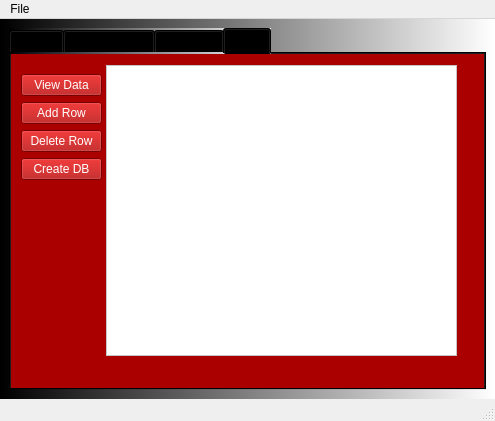
<?xml version="1.0" encoding="UTF-8"?>
<ui version="4.0">
 <class>MainWindow</class>
 <widget class="QMainWindow" name="MainWindow">
  <property name="geometry">
   <rect>
    <x>0</x>
    <y>0</y>
    <width>495</width>
    <height>421</height>
   </rect>
  </property>
  <property name="windowTitle">
   <string>MainWindow</string>
  </property>
  <widget class="QWidget" name="centralwidget">
   <property name="styleSheet">
    <string notr="true">background-color: qlineargradient(spread:pad, x1:0, y1:0, x2:1, y2:0, stop:0 rgba(0, 0, 0, 255), stop:1 rgba(255, 255, 255, 255));</string>
   </property>
   <layout class="QVBoxLayout" name="verticalLayout">
    <item>
     <widget class="QTabWidget" name="tabWidget">
      <property name="styleSheet">
       <string notr="true">background-color: qlineargradient(spread:pad, x1:0, y1:0, x2:1, y2:0, stop:0 rgba(0, 0, 0, 255), stop:1 rgba(255, 255, 255, 255));</string>
      </property>
      <property name="currentIndex">
       <number>3</number>
      </property>
      <widget class="QWidget" name="tab">
       <property name="styleSheet">
        <string notr="true">QWidget{
background-color: rgb(0, 0, 255);
}

QPushButton{
background-color: rgb(255, 255, 255);
}

QPushButton#pushButton_set_label{
background-color: rgb(255, 0, 255);
}
</string>
       </property>
       <attribute name="title">
        <string>Label</string>
       </attribute>
       <widget class="QWidget" name="verticalLayoutWidget">
        <property name="geometry">
         <rect>
          <x>0</x>
          <y>0</y>
          <width>341</width>
          <height>201</height>
         </rect>
        </property>
        <layout class="QVBoxLayout" name="verticalLayout_2">
         <item>
          <widget class="QLabel" name="label">
           <property name="font">
            <font>
             <pointsize>18</pointsize>
            </font>
           </property>
           <property name="text">
            <string>TextLabel</string>
           </property>
           <property name="alignment">
            <set>Qt::AlignCenter</set>
           </property>
          </widget>
         </item>
         <item>
          <layout class="QHBoxLayout" name="horizontalLayout">
           <item>
            <widget class="QPushButton" name="pushButton_clear">
             <property name="text">
              <string>Clear label</string>
             </property>
            </widget>
           </item>
           <item>
            <widget class="QPushButton" name="pushButton_set_label">
             <property name="text">
              <string>Set label</string>
             </property>
            </widget>
           </item>
          </layout>
         </item>
        </layout>
       </widget>
      </widget>
      <widget class="QWidget" name="tab_2">
       <property name="autoFillBackground">
        <bool>false</bool>
       </property>
       <attribute name="title">
        <string>Conversions</string>
       </attribute>
       <widget class="QPushButton" name="pushButton_convert">
        <property name="geometry">
         <rect>
          <x>260</x>
          <y>180</y>
          <width>75</width>
          <height>23</height>
         </rect>
        </property>
        <property name="styleSheet">
         <string notr="true">background-color: rgb(0, 170, 255);</string>
        </property>
        <property name="text">
         <string>Convert</string>
        </property>
       </widget>
       <widget class="QGroupBox" name="groupBox">
        <property name="geometry">
         <rect>
          <x>10</x>
          <y>69</y>
          <width>321</width>
          <height>101</height>
         </rect>
        </property>
        <property name="styleSheet">
         <string notr="true">background-color: rgb(255, 255, 255);</string>
        </property>
        <property name="title">
         <string>UI and PY conversions</string>
        </property>
        <widget class="QWidget" name="horizontalLayoutWidget">
         <property name="geometry">
          <rect>
           <x>0</x>
           <y>50</y>
           <width>321</width>
           <height>51</height>
          </rect>
         </property>
         <layout class="QHBoxLayout" name="horizontalLayout_2">
          <item>
           <widget class="QLabel" name="label_convert">
            <property name="text">
             <string>&lt;click radio button&gt;</string>
            </property>
           </widget>
          </item>
          <item>
           <widget class="QLineEdit" name="lineEdit"/>
          </item>
          <item>
           <widget class="QToolButton" name="toolButton">
            <property name="text">
             <string>...</string>
            </property>
           </widget>
          </item>
         </layout>
        </widget>
        <widget class="QRadioButton" name="radioButton_ui">
         <property name="geometry">
          <rect>
           <x>10</x>
           <y>20</y>
           <width>82</width>
           <height>17</height>
          </rect>
         </property>
         <property name="text">
          <string>UI to PY</string>
         </property>
        </widget>
        <widget class="QRadioButton" name="radioButton_exe">
         <property name="geometry">
          <rect>
           <x>120</x>
           <y>20</y>
           <width>82</width>
           <height>17</height>
          </rect>
         </property>
         <property name="text">
          <string>PY to EXE</string>
         </property>
        </widget>
       </widget>
      </widget>
      <widget class="QWidget" name="tab_3_network">
       <property name="styleSheet">
        <string notr="true"/>
       </property>
       <attribute name="title">
        <string>Network</string>
       </attribute>
       <widget class="QGroupBox" name="groupBox_2_client1">
        <property name="geometry">
         <rect>
          <x>10</x>
          <y>10</y>
          <width>121</width>
          <height>191</height>
         </rect>
        </property>
        <property name="styleSheet">
         <string notr="true">background-color: rgb(255, 255, 255);</string>
        </property>
        <property name="title">
         <string>TCP Client</string>
        </property>
        <widget class="QWidget" name="verticalLayoutWidget_2">
         <property name="geometry">
          <rect>
           <x>10</x>
           <y>19</y>
           <width>101</width>
           <height>161</height>
          </rect>
         </property>
         <layout class="QVBoxLayout" name="verticalLayout_4">
          <item>
           <widget class="QTextEdit" name="textEdit_client1"/>
          </item>
          <item>
           <widget class="QLineEdit" name="lineEdit_client1"/>
          </item>
          <item>
           <widget class="QPushButton" name="pushButton_client1_send">
            <property name="styleSheet">
             <string notr="true">background-color: rgb(255, 0, 0);
color: rgb(255, 255, 255);
</string>
            </property>
            <property name="text">
             <string>Connect to Server</string>
            </property>
           </widget>
          </item>
         </layout>
        </widget>
       </widget>
       <widget class="QGroupBox" name="groupBox_3_client2">
        <property name="geometry">
         <rect>
          <x>140</x>
          <y>10</y>
          <width>121</width>
          <height>191</height>
         </rect>
        </property>
        <property name="styleSheet">
         <string notr="true">background-color: rgb(255, 255, 255);</string>
        </property>
        <property name="title">
         <string>TCP Client</string>
        </property>
        <widget class="QWidget" name="verticalLayoutWidget_3">
         <property name="geometry">
          <rect>
           <x>10</x>
           <y>19</y>
           <width>101</width>
           <height>161</height>
          </rect>
         </property>
         <layout class="QVBoxLayout" name="verticalLayout_5">
          <item>
           <widget class="QTextEdit" name="textEdit_client2"/>
          </item>
          <item>
           <widget class="QLineEdit" name="lineEdit_client2"/>
          </item>
          <item>
           <widget class="QPushButton" name="pushButton_client2_send">
            <property name="styleSheet">
             <string notr="true">background-color: rgb(0, 0, 255);
color: rgb(255, 255, 255);</string>
            </property>
            <property name="text">
             <string>Connect to Server</string>
            </property>
           </widget>
          </item>
         </layout>
        </widget>
       </widget>
       <widget class="QGroupBox" name="groupBox_4_server">
        <property name="geometry">
         <rect>
          <x>270</x>
          <y>100</y>
          <width>61</width>
          <height>101</height>
         </rect>
        </property>
        <property name="styleSheet">
         <string notr="true">background-color: qlineargradient(spread:pad, x1:0, y1:0, x2:1, y2:0, stop:0 rgba(255, 178, 102, 255), stop:0.55 rgba(235, 148, 61, 255), stop:0.98 rgba(0, 0, 0, 255), stop:1 rgba(0, 0, 0, 0));</string>
        </property>
        <property name="title">
         <string>Server</string>
        </property>
        <widget class="QLabel" name="label_2">
         <property name="geometry">
          <rect>
           <x>10</x>
           <y>20</y>
           <width>47</width>
           <height>13</height>
          </rect>
         </property>
         <property name="text">
          <string>Port:</string>
         </property>
        </widget>
        <widget class="QLineEdit" name="lineEdit_4_port_number">
         <property name="geometry">
          <rect>
           <x>10</x>
           <y>40</y>
           <width>41</width>
           <height>20</height>
          </rect>
         </property>
         <property name="styleSheet">
          <string notr="true">background-color: rgb(255, 255, 255);</string>
         </property>
         <property name="text">
          <string>12345</string>
         </property>
        </widget>
        <widget class="QPushButton" name="pushButton_3_start">
         <property name="geometry">
          <rect>
           <x>10</x>
           <y>70</y>
           <width>41</width>
           <height>23</height>
          </rect>
         </property>
         <property name="styleSheet">
          <string notr="true">background-color: rgb(0, 0, 0);
color: rgb(255, 255, 255);
</string>
         </property>
         <property name="text">
          <string>Start</string>
         </property>
        </widget>
       </widget>
      </widget>
      <widget class="QWidget" name="tab_4_SQL">
       <property name="styleSheet">
        <string notr="true">background-color: rgb(170, 0, 0);
color: rgb(255, 255, 255);</string>
       </property>
       <attribute name="title">
        <string>SQL</string>
       </attribute>
       <widget class="QTableView" name="tableView">
        <property name="geometry">
         <rect>
          <x>95</x>
          <y>11</y>
          <width>351</width>
          <height>291</height>
         </rect>
        </property>
        <property name="styleSheet">
         <string notr="true">background-color: rgb(255, 255, 255);</string>
        </property>
       </widget>
       <widget class="QWidget" name="verticalLayoutWidget_4">
        <property name="geometry">
         <rect>
          <x>10</x>
          <y>20</y>
          <width>81</width>
          <height>171</height>
         </rect>
        </property>
        <layout class="QVBoxLayout" name="verticalLayout_3">
         <item>
          <widget class="QPushButton" name="button_SQL_view_data">
           <property name="text">
            <string>View Data</string>
           </property>
          </widget>
         </item>
         <item>
          <widget class="QPushButton" name="button_SQL_add">
           <property name="text">
            <string>Add Row</string>
           </property>
          </widget>
         </item>
         <item>
          <widget class="QPushButton" name="button_SQL_delete">
           <property name="text">
            <string>Delete Row</string>
           </property>
          </widget>
         </item>
         <item>
          <widget class="QPushButton" name="button_SQL_create_db">
           <property name="text">
            <string>Create DB</string>
           </property>
          </widget>
         </item>
         <item>
          <spacer name="verticalSpacer">
           <property name="orientation">
            <enum>Qt::Vertical</enum>
           </property>
           <property name="sizeHint" stdset="0">
            <size>
             <width>20</width>
             <height>40</height>
            </size>
           </property>
          </spacer>
         </item>
        </layout>
       </widget>
      </widget>
     </widget>
    </item>
   </layout>
  </widget>
  <widget class="QMenuBar" name="menubar">
   <property name="geometry">
    <rect>
     <x>0</x>
     <y>0</y>
     <width>495</width>
     <height>21</height>
    </rect>
   </property>
   <widget class="QMenu" name="menuFile">
    <property name="title">
     <string>File</string>
    </property>
    <addaction name="actionNew"/>
    <addaction name="separator"/>
    <addaction name="actionExit"/>
   </widget>
   <addaction name="menuFile"/>
  </widget>
  <widget class="QStatusBar" name="statusbar">
   <property name="statusTip">
    <string>Statusbar</string>
   </property>
  </widget>
  <action name="actionNew">
   <property name="icon">
    <iconset>
     <normaloff>../icons/new_icon.png</normaloff>../icons/new_icon.png</iconset>
   </property>
   <property name="text">
    <string>New</string>
   </property>
   <property name="statusTip">
    <string>New File</string>
   </property>
  </action>
  <action name="actionExit">
   <property name="icon">
    <iconset>
     <normaloff>../icons/exit_icon.png</normaloff>../icons/exit_icon.png</iconset>
   </property>
   <property name="text">
    <string>Exit</string>
   </property>
  </action>
 </widget>
 <resources/>
 <connections/>
 <slots>
  <slot>slot1()</slot>
 </slots>
</ui>
